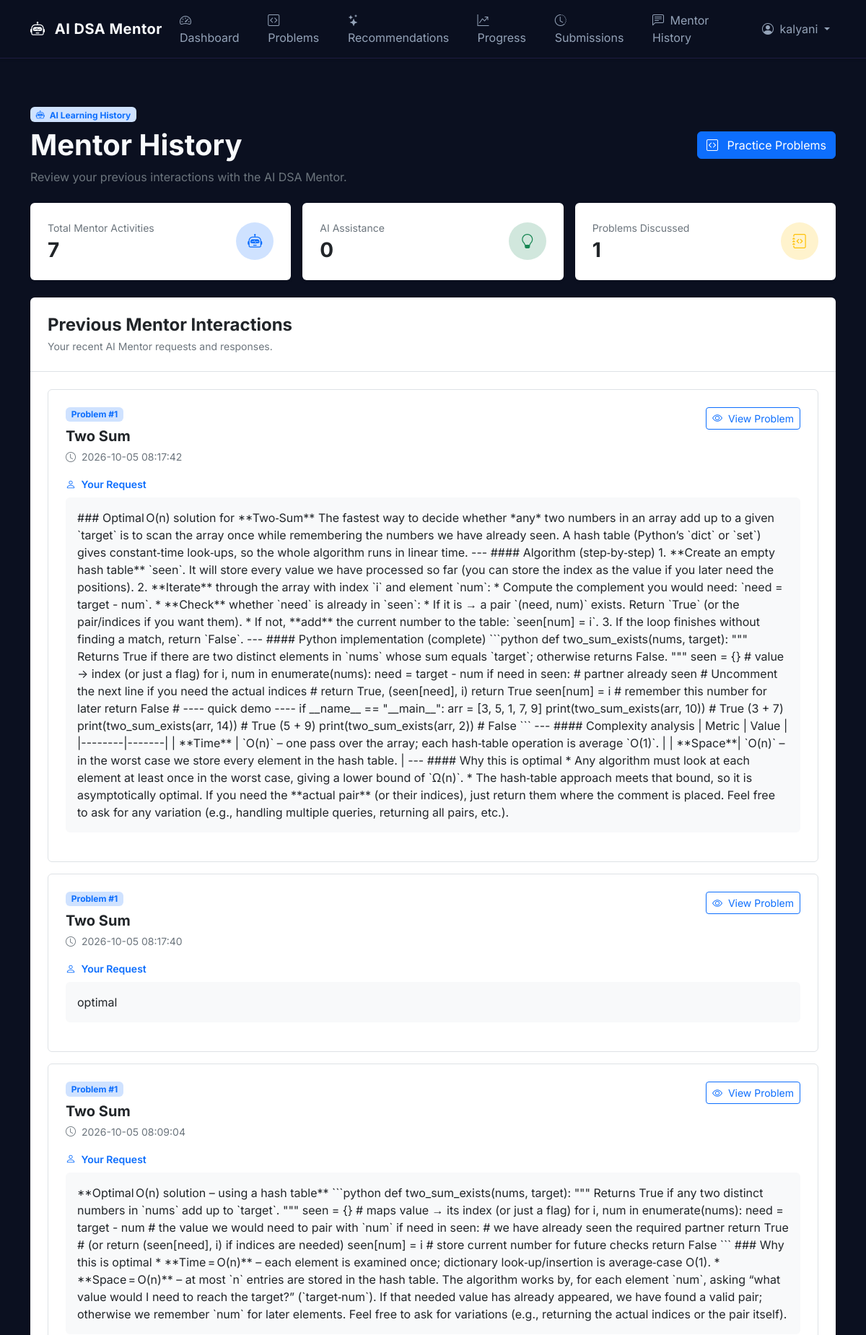
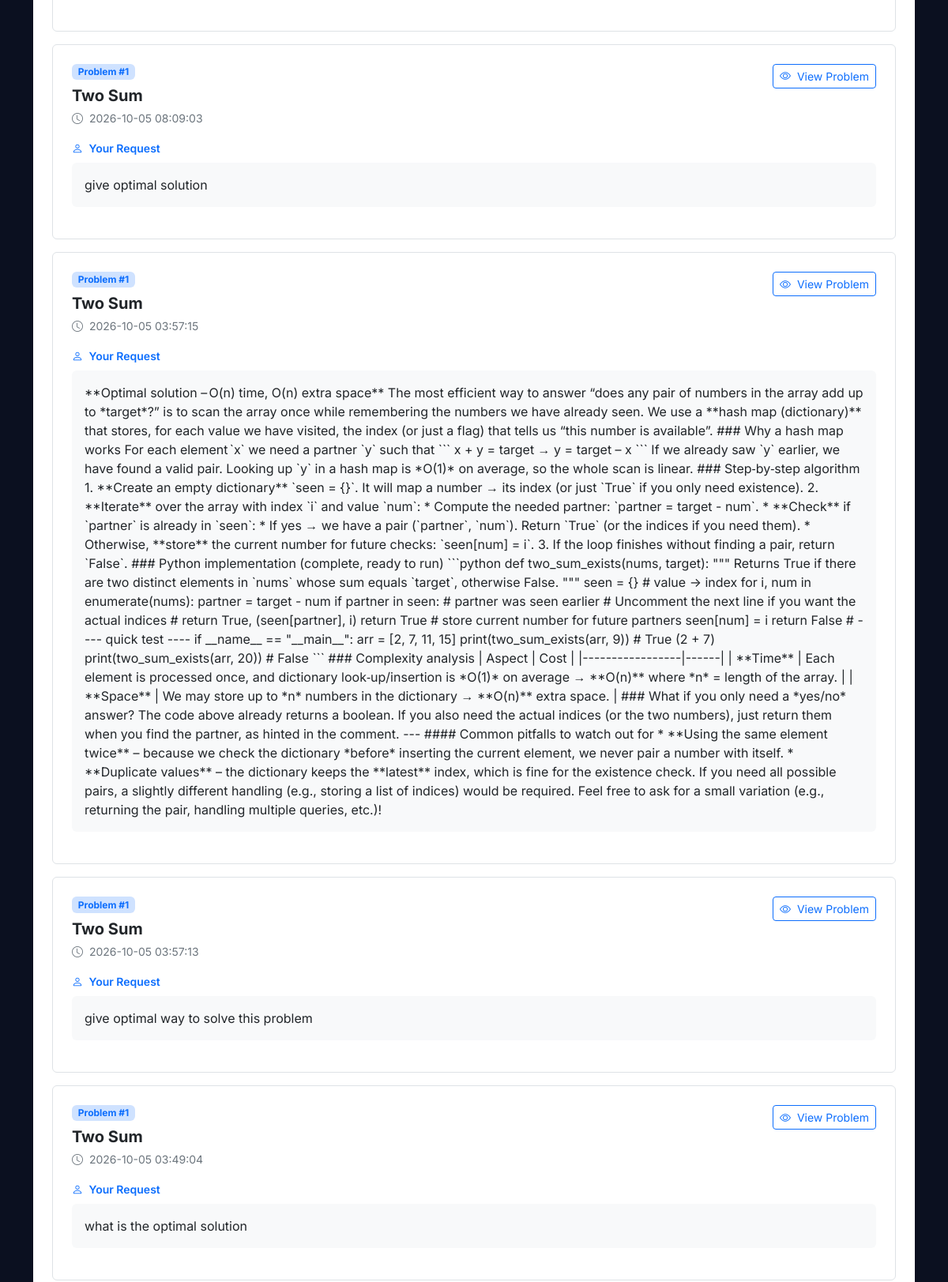
The page /mentor-history (signed in, upper part) on the database its author committed (2 pictures, top to bottom).
### tables this page shows
CREATE TABLE mentor_messages (

            id INTEGER PRIMARY KEY AUTOINCREMENT,

            user_id INTEGER,

            problem_id INTEGER,

            role TEXT NOT NULL,

            message TEXT NOT NULL,

            created_at TIMESTAMP DEFAULT CURRENT_TIMESTAMP, language TEXT,

            FOREIGN KEY(user_id)
                REFERENCES users(id)
                ON DELETE CASCADE,

            FOREIGN KEY(problem_id)
                REFERENCES problems(id)
                ON DELETE CASCADE
        );

CREATE TABLE problems (

            id INTEGER PRIMARY KEY AUTOINCREMENT,

            title TEXT NOT NULL UNIQUE,

            topic TEXT NOT NULL,

            difficulty TEXT NOT NULL,

            description TEXT NOT NULL,

            example_input TEXT,

            example_output TEXT,

            constraints TEXT,

            starter_code TEXT,

            created_at TIMESTAMP DEFAULT CURRENT_TIMESTAMP
        );

### app.py (the view)
@app.route("/mentor-history")
@login_required
def mentor_history():
    conn = get_db()
    messages = conn.execute("""
        SELECT
            mm.id,
            mm.user_id,
            mm.problem_id,
            mm.role,
            mm.message,
            mm.language,
            mm.created_at,
            p.title AS problem_title
        FROM mentor_messages mm
        LEFT JOIN problems p
            ON p.id = mm.problem_id
        WHERE mm.user_id = ?
        ORDER BY mm.id DESC
        LIMIT 100
    """, (
        session["user_id"],
    )).fetchall()
    conn.close()
    return render_template(
        "mentor_history.html",
        mentor_history=messages
    )

### app.py (called while the page is built, shortened)
def get_db():
    conn = sqlite3.connect(DATABASE_PATH)
    conn.row_factory = sqlite3.Row
    conn.execute("PRAGMA foreign_keys = ON")
    return conn

def login_required(function):
    @wraps(function)
    def wrapper(*args, **kwargs):
        return function(*args, **kwargs)
    return wrapper

### templates/mentor_history.html (shortened to what this page needs)
{% extends "base.html" %}
{% block content %}
<div class="container py-4 py-lg-5">
    <div class="d-flex flex-wrap justify-content-between align-items-center gap-3 mb-4">
        <div>
            <span class="badge bg-primary-subtle text-primary mb-2">
                <i class="bi bi-robot me-1"></i>
                AI Learning History
            </span>
            <h1 class="fw-bold mb-2">
                Mentor History
            </h1>
            <p class="text-secondary mb-0">
                Review your previous interactions with the AI DSA Mentor.
            </p>
        </div>
        <a
            href="{{ url_for('problems') }}"
            class="btn btn-primary"
        >
            <i class="bi bi-code-square me-2"></i>
            Practice Problems
        </a>
    </div>
    <div class="row g-3 mb-4">
        <div class="col-12 col-sm-6 col-lg-4">
            <div class="card border-0 shadow-sm h-100">
                <div class="card-body p-4">
                    <div class="d-flex justify-content-between align-items-center">
                        <div>
                            <p class="text-secondary small mb-1">
                                Total Mentor Activities
                            </p>
                            <h3 class="fw-bold mb-0">
                                {{ mentor_history|length }}
                            </h3>
                        </div>
                        <div
                            class="rounded-circle bg-primary-subtle text-primary d-flex align-items-center justify-content-center"
                            style="width: 52px; height: 52px;"
                        >
                            <i class="bi bi-robot fs-5"></i>
                        </div>
                    </div>
                </div>
            </div>
        </div>
        <div class="col-12 col-sm-6 col-lg-4">
            <div class="card border-0 shadow-sm h-100">
                <div class="card-body p-4">
                    <div class="d-flex justify-content-between align-items-center">
                        <div>
                            <p class="text-secondary small mb-1">
                                AI Assistance
                            </p>
                            <h3 class="fw-bold mb-0">
                                {% set ai_count = namespace(value=0) %}
                                {% for item in mentor_history %}
                                    {% if item.request_type is defined and item.request_type %}
                                        {% set ai_count.value = ai_count.value + 1 %}
                                    {% endif %}
                                {% endfor %}
                                {{ ai_count.value }}
                            </h3>
                        </div>
                        <div
                            class="rounded-circle bg-success-subtle text-success d-flex align-items-center justify-content-center"
                            style="width: 52px; height: 52px;"
                        >
                            <i class="bi bi-lightbulb fs-5"></i>
                        </div>
                    </div>
                </div>
            </div>
        </div>
        <div class="col-12 col-sm-6 col-lg-4">
            <div class="card border-0 shadow-sm h-100">
                <div class="card-body p-4">
                    <div class="d-flex justify-content-between align-items-center">
                        <div>
                            <p class="text-secondary small mb-1">
                                Problems Discussed
                            </p>
                            <h3 class="fw-bold mb-0">
                                {% set problem_ids = [] %}
                                {% for item in mentor_history %}
                                    {% if item.problem_id is defined and item.problem_id %}
                                        {% if item.problem_id not in problem_ids %}
                                            {% set _ = problem_ids.append(item.problem_id) %}
                                        {% endif %}
                                    {% endif %}
                                {% endfor %}
                                {{ problem_ids|length }}
                            </h3>
                        </div>
                        <div
                            class="rounded-circle bg-warning-subtle text-warning d-flex align-items-center justify-content-center"
                            style="width: 52px; height: 52px;"
                        >
                            <i class="bi bi-journal-code fs-5"></i>
                        </div>
                    </div>
                </div>
            </div>
        </div>
    </div>
    <div class="card border-0 shadow-sm">
        <div class="card-body p-0">
            <div class="p-4 border-bottom">
                <h4 class="fw-bold mb-1">
                    Previous Mentor Interactions
                </h4>
                <p class="text-secondary small mb-0">
                    Your recent AI Mentor requests and responses.
                </p>
            </div>
            {% if mentor_history %}
            <div class="p-3 p-lg-4">
                {% for item in mentor_history %}
                <div class="card border mb-3">
                    <div class="card-body p-4">
                        <div class="d-flex flex-wrap justify-content-between align-items-start gap-3 mb-3">
                            <div>
                                <div class="d-flex flex-wrap align-items-center gap-2 mb-2">
                                    {% if item.problem_id is defined and item.problem_id %}
                                    <span class="badge bg-primary-subtle text-primary">
                                        Problem #{{ item.problem_id }}
                                    </span>
                                    {% endif %}
                                </div>
                                <h5 class="fw-bold mb-1">
                                    {% if item.title is defined and item.title %}
                                        {{ item.title }}
                                    {% elif item.problem_title is defined and item.problem_title %}
                                        {{ item.problem_title }}
                                    {% elif item.problem_id is defined and item.problem_id %}
                                        Problem #{{ item.problem_id }}
                                    {% else %}
                                        AI Mentor Interaction
                                    {% endif %}
                                </h5>
                                {% if item.created_at is defined and item.created_at %}
                                <small class="text-secondary">
                                    <i class="bi bi-clock me-1"></i>
                                    {{ item.created_at }}
                                </small>
                                {% elif item.timestamp is defined and item.timestamp %}
                                <small class="text-secondary">
                                    <i class="bi bi-clock me-1"></i>
                                    {{ item.timestamp }}
                                </small>
                                {% endif %}
                            </div>
                            {% if item.problem_id is defined and item.problem_id %}
                            <a
                                href="{{ url_for('problem', problem_id=item.problem_id) }}"
                                class="btn btn-sm btn-outline-primary"
                            >
                                <i class="bi bi-eye me-1"></i>
                                View Problem
                            </a>
                            {% endif %}
                        </div>
                        {% if item.user_message is defined and item.user_message %}
                        <div class="mb-3">
                            <div class="small fw-semibold text-primary mb-2">
                                <i class="bi bi-person me-1"></i>
                                Your Request
                            </div>
                            <div class="bg-light rounded p-3">
                                <p class="mb-0">
                                    {{ item.user_message }}
                                </p>
                            </div>
                        </div>
                        {% elif item.message is defined and item.message %}
                        <div class="mb-3">
                            <div class="small fw-semibold text-primary mb-2">
                                <i class="bi bi-person me-1"></i>
                                Your Request
                            </div>
                            <div class="bg-light rounded p-3">
                                <p class="mb-0">
                                    {{ item.message }}
                                </p>
                            </div>
                        </div>
                        {% endif %}
                    </div>
                </div>
                {% endfor %}
            </div>
            {% endif %}
        </div>
    </div>
</div>
{% endblock %}

### static/css/style.css (style rules this page uses)
* { margin: 0; padding: 0; box-sizing: border-box; }
html { scroll-behavior: smooth; }
body { background-color: #0B1020; color: #F8FAFC; font-family: "Inter", "Segoe UI", Arial, sans-serif; overflow-x: hidden; }

### rows shown on the page
mentor_messages: problem_id "1", problem_title "Two Sum", created_at "2026-10-05 08:17:42", message "### Optimal O(n) solution for **Two‑Sum** The fastest way to decide whether *any* two numbers in an array add up to a given `target` is to scan the array once while remembering the numbers we have already seen. A hash table (Python’s `dict` or `set`) gives constant‑time look‑ups, so the whole algorithm runs in linear time. --- #### Algorithm (step‑by‑step) 1. **Create an empty hash table** `seen`. It will store every value we have processed so far (you can store the index as the value if you later need the positions). 2. **Iterate** through the array with index `i` and element `num`: * Compute the complement you would need: `need = target - num`. * **Check** whether `need` is already in…"
mentor_messages: problem_id "1", problem_title "Two Sum", created_at "2026-10-05 08:17:40", message "optimal"
mentor_messages: problem_id "1", problem_title "Two Sum", created_at "2026-10-05 08:09:04", message "**Optimal O(n) solution – using a hash table** ```python def two_sum_exists(nums, target): \"\"\" Returns True if any two distinct numbers in `nums` add up to `target`. \"\"\" seen = {} # maps value → its index (or just a flag) for i, num in enumerate(nums): need = target - num # the value we would need to pair with `num` if need in seen: # we have already seen the required partner return True # (or return (seen[need], i) if indices are needed) seen[num] = i # store current number for future checks return False ``` ### Why this is optimal * **Time = O(n)** – each element is examined once; dictionary look‑up/insertion is average‑case O(1). * **Space = O(n)** – at most `n` entries are stored in the…"
mentor_messages: problem_id "1", problem_title "Two Sum", created_at "2026-10-05 08:09:03", message "give optimal solution"
mentor_messages: problem_id "1", problem_title "Two Sum", created_at "2026-10-05 03:57:15", message "**Optimal solution – O(n) time, O(n) extra space** The most efficient way to answer “does any pair of numbers in the array add up to *target*?” is to scan the array once while remembering the numbers we have already seen. We use a **hash map (dictionary)** that stores, for each value we have visited, the index (or just a flag) that tells us “this number is available”. ### Why a hash map works For each element `x` we need a partner `y` such that ``` x + y = target → y = target – x ``` If we already saw `y` earlier, we have found a valid pair. Looking up `y` in a hash map is *O(1)* on average, so the whole scan is linear. ### Step‑by‑step algorithm 1. **Create an empty dictionary** `seen =…"
mentor_messages: problem_id "1", problem_title "Two Sum", created_at "2026-10-05 03:57:13", message "give optimal way to solve this problem"
mentor_messages: problem_id "1", problem_title "Two Sum", created_at "2026-10-05 03:49:04", message "what is the optimal solution"

### other values the page prints
{{ session.get('username', 'User') }} "kalyani"
{{ mentor_history|length }} "7"
{{ ai_count.value }} "0"
{{ problem_ids|length }} "1"
